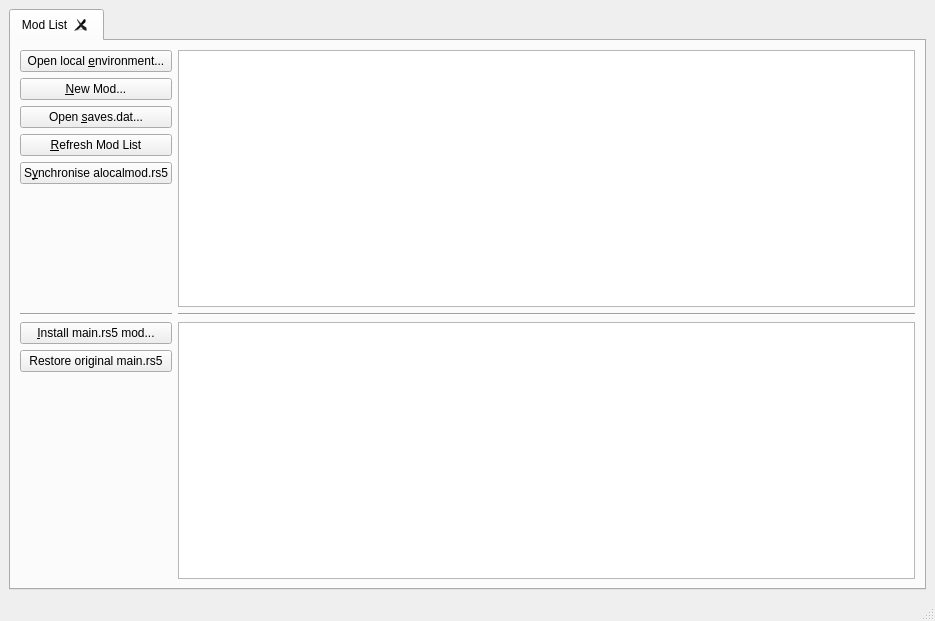
<?xml version="1.0" encoding="UTF-8"?>
<ui version="4.0">
    <class>MainWindow</class>
    <widget class="QMainWindow" name="MainWindow">
        <property name="geometry">
            <rect>
                <x>0</x>
                <y>0</y>
                <width>935</width>
                <height>621</height>
            </rect>
        </property>
        <property name="windowTitle">
            <string>Miasmod - Miasmata Advanced Configuration and Modding Tool</string>
        </property>
        <widget class="QWidget" name="centralwidget">
            <layout class="QVBoxLayout" name="verticalLayout_3">
                <item>
                    <widget class="QTabWidget" name="tabWidget">
                        <property name="currentIndex">
                            <number>0</number>
                        </property>
                        <property name="tabsClosable">
                            <bool>true</bool>
                        </property>
                        <widget class="QWidget" name="mods_tab">
                            <attribute name="title">
                                <string>Mod List</string>
                            </attribute>
                            <layout class="QGridLayout" name="gridLayout_2">
                                <item row="2" column="1">
                                    <widget class="QTableView" name="rs5_mod_list">
                                        <property name="contextMenuPolicy">
                                            <enum>Qt::CustomContextMenu</enum>
                                        </property>
                                        <property name="alternatingRowColors">
                                            <bool>true</bool>
                                        </property>
                                        <property name="selectionMode">
                                            <enum>QAbstractItemView::SingleSelection</enum>
                                        </property>
                                        <property name="selectionBehavior">
                                            <enum>QAbstractItemView::SelectRows</enum>
                                        </property>
                                        <property name="showGrid">
                                            <bool>false</bool>
                                        </property>
                                        <attribute name="verticalHeaderVisible">
                                            <bool>false</bool>
                                        </attribute>
                                    </widget>
                                </item>
                                <item row="0" column="0">
                                    <layout class="QVBoxLayout" name="verticalLayout">
                                        <item>
                                            <widget class="QPushButton" name="open_environment">
                                                <property name="text">
                                                    <string>Open local &amp;environment...</string>
                                                </property>
                                            </widget>
                                        </item>
                                        <item>
                                            <widget class="QPushButton" name="new_mod">
                                                <property name="text">
                                                    <string>&amp;New Mod...</string>
                                                </property>
                                            </widget>
                                        </item>
                                        <item>
                                            <widget class="QPushButton" name="open_saves_dat">
                                                <property name="text">
                                                    <string>Open &amp;saves.dat...</string>
                                                </property>
                                            </widget>
                                        </item>
                                        <item>
                                            <widget class="QPushButton" name="refresh_mod_list">
                                                <property name="text">
                                                    <string>&amp;Refresh Mod List</string>
                                                </property>
                                            </widget>
                                        </item>
                                        <item>
                                            <widget class="QPushButton" name="synchronise_local_mod">
                                                <property name="text">
                                                    <string>S&amp;ynchronise alocalmod.rs5</string>
                                                </property>
                                            </widget>
                                        </item>
                                        <item>
                                            <spacer name="verticalSpacer">
                                                <property name="orientation">
                                                    <enum>Qt::Vertical</enum>
                                                </property>
                                                <property name="sizeHint" stdset="0">
                                                    <size>
                                                        <width>20</width>
                                                        <height>40</height>
                                                    </size>
                                                </property>
                                            </spacer>
                                        </item>
                                    </layout>
                                </item>
                                <item row="0" column="1">
                                    <widget class="QTableView" name="mod_list">
                                        <property name="alternatingRowColors">
                                            <bool>true</bool>
                                        </property>
                                        <property name="selectionMode">
                                            <enum>QAbstractItemView::SingleSelection</enum>
                                        </property>
                                        <property name="selectionBehavior">
                                            <enum>QAbstractItemView::SelectRows</enum>
                                        </property>
                                        <property name="showGrid">
                                            <bool>false</bool>
                                        </property>
                                        <attribute name="verticalHeaderVisible">
                                            <bool>false</bool>
                                        </attribute>
                                    </widget>
                                </item>
                                <item row="2" column="0">
                                    <layout class="QVBoxLayout" name="verticalLayout_4">
                                        <item>
                                            <widget class="QPushButton" name="install_rs5mod">
                                                <property name="text">
                                                    <string>&amp;Install main.rs5 mod...</string>
                                                </property>
                                            </widget>
                                        </item>
                                        <item>
                                            <widget class="QPushButton" name="revert_main_rs5">
                                                <property name="text">
                                                    <string>Restore original main.rs5</string>
                                                </property>
                                            </widget>
                                        </item>
                                        <item>
                                            <spacer name="verticalSpacer_2">
                                                <property name="orientation">
                                                    <enum>Qt::Vertical</enum>
                                                </property>
                                                <property name="sizeHint" stdset="0">
                                                    <size>
                                                        <width>20</width>
                                                        <height>40</height>
                                                    </size>
                                                </property>
                                            </spacer>
                                        </item>
                                    </layout>
                                </item>
                                <item row="1" column="1">
                                    <widget class="Line" name="line">
                                        <property name="orientation">
                                            <enum>Qt::Horizontal</enum>
                                        </property>
                                    </widget>
                                </item>
                                <item row="1" column="0">
                                    <widget class="Line" name="line_2">
                                        <property name="orientation">
                                            <enum>Qt::Horizontal</enum>
                                        </property>
                                    </widget>
                                </item>
                            </layout>
                        </widget>
                    </widget>
                </item>
            </layout>
        </widget>
        <widget class="QMenuBar" name="menubar">
            <property name="geometry">
                <rect>
                    <x>0</x>
                    <y>0</y>
                    <width>935</width>
                    <height>19</height>
                </rect>
            </property>
        </widget>
        <widget class="QStatusBar" name="statusbar"/>
        <action name="action_Remove_Mod">
            <property name="text">
                <string>&amp;Remove Mod</string>
            </property>
        </action>
        <action name="actionSet_Lowest_Priority">
            <property name="text">
                <string>Set &amp;Lowest Priority</string>
            </property>
        </action>
        <action name="actionSet_Highest_Priority">
            <property name="text">
                <string>Set &amp;Highest Priority</string>
            </property>
        </action>
    </widget>
    <tabstops>
        <tabstop>tabWidget</tabstop>
        <tabstop>open_environment</tabstop>
        <tabstop>new_mod</tabstop>
        <tabstop>open_saves_dat</tabstop>
        <tabstop>refresh_mod_list</tabstop>
        <tabstop>synchronise_local_mod</tabstop>
        <tabstop>mod_list</tabstop>
        <tabstop>install_rs5mod</tabstop>
        <tabstop>revert_main_rs5</tabstop>
        <tabstop>rs5_mod_list</tabstop>
    </tabstops>
    <resources/>
    <connections>
        <connection>
            <sender>refresh_mod_list</sender>
            <signal>clicked()</signal>
            <receiver>MainWindow</receiver>
            <slot>refresh_mod_list()</slot>
            <hints>
                <hint type="sourcelabel">
                    <x>49</x>
                    <y>210</y>
                </hint>
                <hint type="destinationlabel">
                    <x>6</x>
                    <y>397</y>
                </hint>
            </hints>
        </connection>
        <connection>
            <sender>open_environment</sender>
            <signal>clicked()</signal>
            <receiver>MainWindow</receiver>
            <slot>open_alocalmod()</slot>
            <hints>
                <hint type="sourcelabel">
                    <x>58</x>
                    <y>88</y>
                </hint>
                <hint type="destinationlabel">
                    <x>8</x>
                    <y>142</y>
                </hint>
            </hints>
        </connection>
        <connection>
            <sender>synchronise_local_mod</sender>
            <signal>clicked()</signal>
            <receiver>MainWindow</receiver>
            <slot>synchronise_alocalmod()</slot>
            <hints>
                <hint type="sourcelabel">
                    <x>144</x>
                    <y>226</y>
                </hint>
                <hint type="destinationlabel">
                    <x>4</x>
                    <y>270</y>
                </hint>
            </hints>
        </connection>
    </connections>
    <slots>
        <slot>open_alocalmod()</slot>
        <slot>refresh_mod_list()</slot>
        <slot>synchronise_alocalmod()</slot>
    </slots>
</ui>
